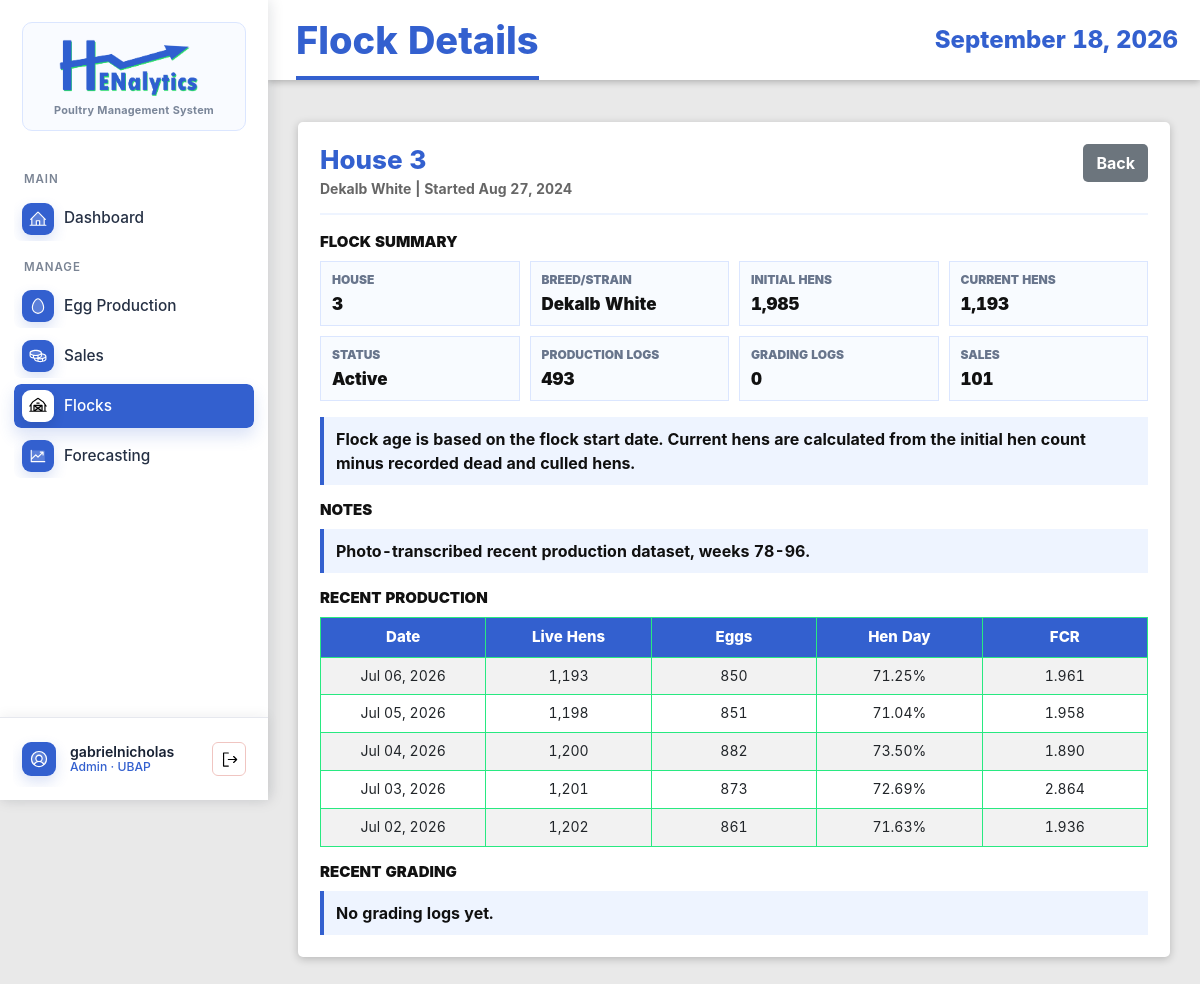
Screenshot of /flocks/4/ (signed in) with the database file from the repository.
### EggProduction/models.py (models this page shows, shortened)
class Flock(models.Model):
    STATUS_CHOICES = (
        ('active', 'Active'),
        ('inactive', 'Inactive'),
        ('culled', 'Culled'),
    )
    house_no = models.IntegerField()
    breed_strain = models.CharField(max_length=100)
    date_started = models.DateField()
    initial_hen_count = models.IntegerField(validators=[MinValueValidator(1)])
    status = models.CharField(max_length=20, choices=STATUS_CHOICES, default='active')
    notes = models.TextField(blank=True, null=True)
    created_at = models.DateTimeField(auto_now_add=True)
    updated_at = models.DateTimeField(auto_now=True)
    class Meta:
        ordering = ['-date_started']
        unique_together = ['house_no', 'date_started']

class ProductionLog(models.Model):
    flock = models.ForeignKey(Flock, on_delete=models.CASCADE, related_name='production_logs')
    log_date = models.DateField()
    age_weeks = models.IntegerField(validators=[MinValueValidator(0)])
    age_days = models.IntegerField(validators=[MinValueValidator(0)])
    hen_count = models.IntegerField(validators=[MinValueValidator(0)])
    dead_count = models.IntegerField(validators=[MinValueValidator(0)], default=0)
    culled_count = models.IntegerField(validators=[MinValueValidator(0)], default=0)
    feed_bags = models.IntegerField(validators=[MinValueValidator(0)], default=0)
    eggs_total = models.IntegerField(validators=[MinValueValidator(0)])
    pct_hen_day = models.DecimalField(max_digits=5, decimal_places=2, validators=[MinValueValidator(0), MaxValueValidator(100)])
    pct_hen_housed = models.DecimalField(max_digits=5, decimal_places=2, validators=[MinValueValidator(0), MaxValueValidator(100)])
    fcr = models.DecimalField(max_digits=8, decimal_places=3, null=True, blank=True, help_text="Feed Conversion Ratio")
    remarks = models.TextField(blank=True, null=True)
    entered_by = models.ForeignKey(User, on_delete=models.SET_NULL, null=True, related_name='production_logs')
    created_at = models.DateTimeField(auto_now_add=True)
    updated_at = models.DateTimeField(auto_now=True)
    class Meta:
        ordering = ['-log_date']
        unique_together = ('flock', 'log_date')

### EggProduction/views.py (the view)
# urls.py: path('flocks/<int:pk>/', views.FlockDetailView.as_view(), name='flock-detail'),
class FlockDetailView(LoginRequiredMixin, DetailView):
    model = Flock
    template_name = 'egg_production/flock_detail.html'
    context_object_name = 'flock'
    def get_context_data(self, **kwargs):
        context = super().get_context_data(**kwargs)
        flock = self.get_object()
        production_qs = ProductionLog.objects.filter(flock=flock)
        grading_qs = GradingLog.objects.filter(flock=flock)
        sales_qs = SalesTransaction.objects.filter(flock=flock)
        context['production_logs'] = production_qs.order_by('-log_date')[:5]
        context['grading_logs'] = grading_qs.order_by('-log_date')[:5]
        context['sales'] = sales_qs.order_by('-sale_date')[:5]
        context['production_log_count'] = production_qs.count()
        context['grading_log_count'] = grading_qs.count()
        context['sales_count'] = sales_qs.count()
        context['current_hen_count'] = (
            production_qs.order_by('-log_date', '-pk')
            .values_list('hen_count', flat=True)
            .first()
            or flock.initial_hen_count
        )
        return context

### EggProduction/templates/egg_production/flock_detail.html (shortened to what this page needs)
{% extends 'base.html' %}
{% load static humanize %}
{% block page_title %}Flock Details{% endblock %}
{% block content %}
<div class="action-panel detail-panel">
    <div class="detail-header">
        <div>
            <h2 class="detail-title">House {{ flock.house_no }}</h2>
            <div class="detail-subtitle">{{ flock.breed_strain }} | Started {{ flock.date_started|date:"M d, Y" }}</div>
        </div>
        <div class="detail-actions">
            <a href="{% url 'eggproduction:flock-list' %}" class="btn btn-secondary">Back</a>
        </div>
    </div>
    <section class="detail-section">
        <h3 class="detail-section-title">Flock Summary</h3>
        <div class="detail-grid">
            <div class="detail-item"><span class="detail-label">House</span><span class="detail-value">{{ flock.house_no }}</span></div>
            <div class="detail-item"><span class="detail-label">Breed/Strain</span><span class="detail-value">{{ flock.breed_strain }}</span></div>
            <div class="detail-item"><span class="detail-label">Initial Hens</span><span class="detail-value">{{ flock.initial_hen_count|intcomma }}</span></div>
            <div class="detail-item"><span class="detail-label">Current Hens</span><span class="detail-value">{{ current_hen_count|intcomma }}</span></div>
            <div class="detail-item"><span class="detail-label">Status</span><span class="detail-value">{{ flock.get_status_display }}</span></div>
            <div class="detail-item"><span class="detail-label">Production Logs</span><span class="detail-value">{{ production_log_count|intcomma }}</span></div>
            <div class="detail-item"><span class="detail-label">Grading Logs</span><span class="detail-value">{{ grading_log_count|intcomma }}</span></div>
            <div class="detail-item"><span class="detail-label">Sales</span><span class="detail-value">{{ sales_count|intcomma }}</span></div>
        </div>
        <div class="detail-note mt-3">
            Flock age is based on the flock start date. Current hens are calculated from the initial hen count minus recorded dead and culled hens.
        </div>
    </section>
    {% if flock.notes %}
    <section class="detail-section">
        <h3 class="detail-section-title">Notes</h3>
        <div class="detail-note">{{ flock.notes }}</div>
    </section>
    {% endif %}
    <section class="detail-section">
        <h3 class="detail-section-title">Recent Production</h3>
        {% if production_logs %}
        <div class="table-responsive detail-mini-table">
            <table class="table table-striped">
                <thead>
                    <tr>
                        <th>Date</th>
                        <th>Live Hens</th>
                        <th>Eggs</th>
                        <th>Hen Day</th>
                        <th>FCR</th>
                    </tr>
                </thead>
                <tbody>
                    {% for log in production_logs %}
                    <tr>
                        <td>{{ log.log_date|date:"M d, Y" }}</td>
                        <td>{{ log.hen_count|intcomma }}</td>
                        <td>{{ log.eggs_total|intcomma }}</td>
                        <td>{{ log.pct_hen_day }}%</td>
                        <td>{{ log.fcr|default:"N/A" }}</td>
                    </tr>
                    {% endfor %}
                </tbody>
            </table>
        </div>
        {% else %}
        <div class="detail-note">No production logs yet.</div>
        {% endif %}
    </section>
    <section class="detail-section">
        <h3 class="detail-section-title">Recent Grading</h3>
        {% if grading_logs %}
        <div class="table-responsive detail-mini-table">
            <table class="table table-striped">
                <thead>
                    <tr>
                        <th>Date</th>
                        <th>Total</th>
                        <th>AA</th>
                        <th>A</th>
                        <th>B</th>
                        <th>Small</th>
                    </tr>
                </thead>
                <tbody>
                    {% for log in grading_logs %}
                    <tr>
                        <td>{{ log.log_date|date:"M d, Y" }}</td>
                        <td>{{ log.eggs_total|intcomma }}</td>
                        <td>{{ log.eggs_aa|intcomma }}</td>
                        <td>{{ log.eggs_a|intcomma }}</td>
                        <td>{{ log.eggs_b|intcomma }}</td>
                        <td>{{ log.eggs_small|intcomma }}</td>
                    </tr>
                    {% endfor %}
                </tbody>
            </table>
        </div>
        {% else %}
        <div class="detail-note">No grading logs yet.</div>
        {% endif %}
    </section>
</div>
{% endblock %}

### EggProduction/templates/base.html (shortened to what this page needs)
{% load static %}
<!DOCTYPE html>
<html lang="en">
<head>
    <link href="{% static 'vendor/bootstrap/css/bootstrap.min.css' %}" rel="stylesheet">
    <link rel="stylesheet" href="{% static 'vendor/datatables/css/jquery.dataTables.min.css' %}">
    <link rel="stylesheet" href="{% static 'vendor/datatables-buttons/css/buttons.dataTables.min.css' %}">
    <link rel="stylesheet" href="{% static 'EggProduction/css/style.css' %}">
</head>
<body class="{% if request.user.is_authenticated %}app-body{% else %}auth-body{% endif %}">
    {% if request.user.is_authenticated %}
    <div class="app-shell">
        <aside class="app-sidebar" id="appSidebar" aria-label="Primary navigation">
            <a href="{% url 'eggproduction:dashboard' %}" class="brand-lockup">
                <span class="brand-card">
                    <img src="{% static 'EggProduction/img/logo-blue-ver.png' %}" alt="Henalytics">
                    <span class="brand-subtitle">Poultry Management System</span>
                </span>
            </a>
            <nav class="side-nav" aria-label="Main navigation">
                <div class="nav-section-label">MAIN</div>
                <a href="{% url 'eggproduction:dashboard' %}"
                    class="side-link {% if request.resolver_match.url_name == 'dashboard' %}active{% endif %}">
                    <img class="side-icon side-img-icon" src="{% static 'EggProduction/img/house-line-duotone.svg' %}"
                        alt="" aria-hidden="true">
                    <span>Dashboard</span>
                </a>
                <div class="nav-section-label">MANAGE</div>
                <a href="{% url 'eggproduction:production-log-list' %}"
                    class="side-link {% if 'production-log' in request.resolver_match.url_name or 'grading-log' in request.resolver_match.url_name %}active{% endif %}">
                    <img class="side-icon side-img-icon" src="{% static 'EggProduction/img/egg-duotone.svg' %}" alt=""
                        aria-hidden="true">
                    <span>Egg Production</span>
                </a>
                <a href="{% url 'eggproduction:sales-transaction-list' %}"
                    class="side-link {% if 'sales-transaction' in request.resolver_match.url_name or 'sales-item' in request.resolver_match.url_name %}active{% endif %}">
                    <img class="side-icon side-img-icon" src="{% static 'EggProduction/img/coins-duotone.svg' %}" alt=""
                        aria-hidden="true">
                    <span>Sales</span>
                </a>
                <a href="{% url 'eggproduction:flock-list' %}"
                    class="side-link {% if 'flock' in request.resolver_match.url_name %}active{% endif %}">
                    <img class="side-icon side-img-icon" src="{% static 'EggProduction/img/barn-duotone.svg' %}" alt=""
                        aria-hidden="true">
                    <span>Flocks</span>
                </a>
                {% if request.user.userprofile.role == 'admin' or request.user.username == 'gabrielnicholas' %}
                <a href="{% url 'eggproduction:harvest-forecast-list' %}"
                    class="side-link {% if request.resolver_match.url_name == 'experimental-forecasting' or 'forecast' in request.resolver_match.url_name or 'model-version' in request.resolver_match.url_name %}active{% endif %}">
                    <img class="side-icon side-img-icon" src="{% static 'EggProduction/img/chart-line-up-duotone.svg' %}"
                        alt="" aria-hidden="true">
                    <span>Forecasting</span>
                </a>
                {% endif %}
            </nav>
            <div class="sidebar-account">
                <div class="account-summary">
                    <img class="account-avatar-img" src="{% static 'EggProduction/img/user-circle-duotone.svg' %}" alt=""
                        aria-hidden="true">
                    <span class="account-copy">
                        <span class="account-name">{{ request.user.get_full_name|default:request.user.username }}</span>
                        <span class="account-role">
                            {% if request.user.is_superuser %}
                            Admin
                            {% elif request.user.userprofile.display_role %}
                            {{ request.user.userprofile.display_role }}
                            {% else %}
                            Staff
                            {% endif %}
                            &middot; UBAP
                        </span>
                    </span>
                    <form method="post" action="{% url 'logout' %}" class="account-logout-form account-logout-inline" data-swal-logout
                        data-swal-title="Sign out?"
                        data-swal-text="You will be returned to the login page."
                        data-swal-confirm-text="Sign out"
                        data-swal-cancel-text="Stay signed in">
                        <button type="submit" class="account-logout-button" title="Logout" aria-label="Logout">
                            <img class="logout-icon-img" src="{% static 'EggProduction/img/sign-out.svg' %}" alt="" aria-hidden="true">
                        </button>
                    </form>
                </div>
            </div>
        </aside>
        <section class="app-panel">
            <header class="app-topbar">
                <div class="topbar-title-group">
                    <h1>{% block page_title %}Dashboard{% endblock %}</h1>
                </div>
                <time>{% now "F j, Y" %}</time>
            </header>
            <main class="app-content">
                {% else %}
                <main>
                    {% endif %}
                    {% block content %}{% endblock %}
                    {% if request.user.is_authenticated %}
                </main>
        </section>
    </div>
    {% else %}
    </main>
    {% endif %}
</body>
</html>

### rows the page displays
Flock: house_no "3", breed_strain "Dekalb White", date_started "Aug 27, 2024", initial_hen_count "1,985", status "Active", notes "Photo-transcribed recent production dataset, weeks 78-96."
ProductionLog: log_date "Jul 06, 2026", hen_count "1,193", eggs_total "850", pct_hen_day "71.25", fcr "1.961"
ProductionLog: log_date "Jul 05, 2026", hen_count "1,198", eggs_total "851", pct_hen_day "71.04", fcr "1.958"
ProductionLog: log_date "Jul 04, 2026", hen_count "1,200", eggs_total "882", pct_hen_day "73.50", fcr "1.890"
ProductionLog: log_date "Jul 03, 2026", hen_count "1,201", eggs_total "873", pct_hen_day "72.69", fcr "2.864"
ProductionLog: log_date "Jul 02, 2026", hen_count "1,202", eggs_total "861", pct_hen_day "71.63", fcr "1.936"

### other values shown
{{ request.user.get_full_name|default:request.user.username }} "gabrielnicholas"
{{ current_hen_count|intcomma }} "1,193"
{{ production_log_count|intcomma }} "493"
{{ grading_log_count|intcomma }} "0"
{{ sales_count|intcomma }} "101"
